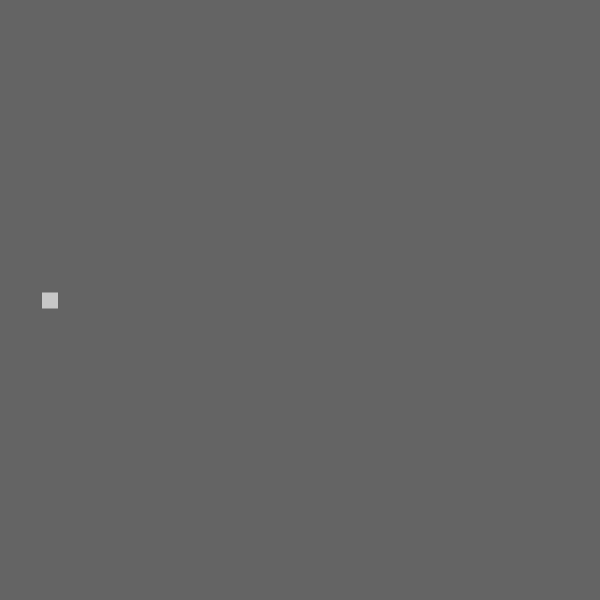
Frame 1 (no input)
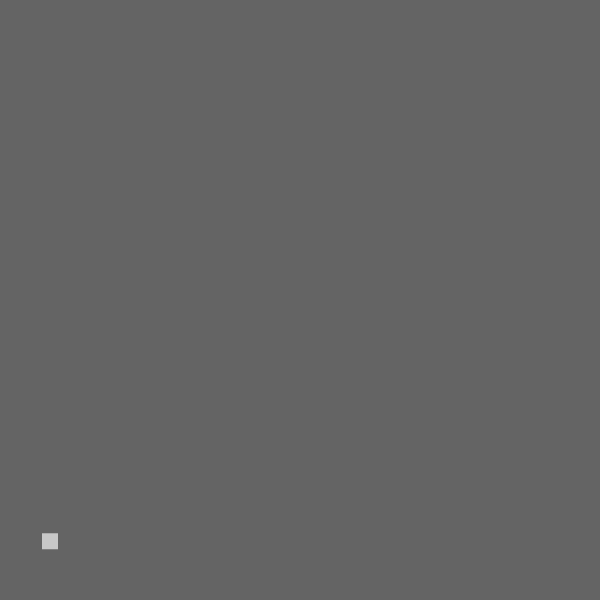
Frame 60 (the mouse pressed at the canvas centre just before this capture)
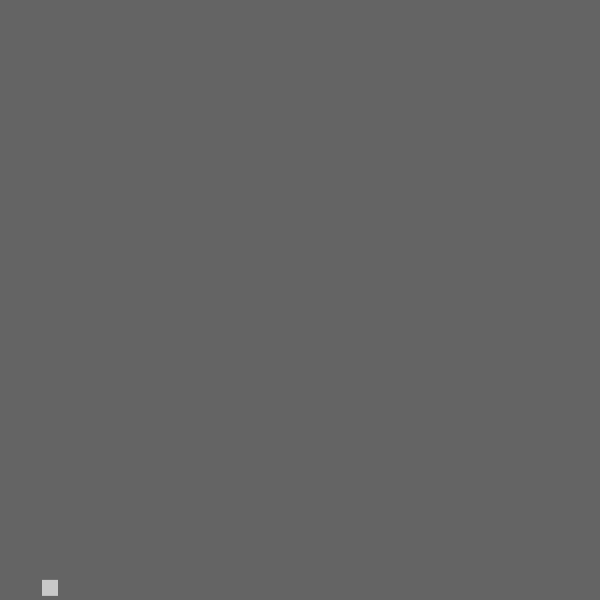
Frame 120 (the mouse held since frame 60 and released just before this capture)

The Processing sketch that drew these frames (run headless with seeded random() and noise(); from frame 60 on, the mouse is pressed at the canvas centre):

// Processing sketch: Exercise_03_02
// ── Exercise_03_02.pde
//DONT KNOW HOW TO DO THE ANGLE CORRECTLY

Mover c;

void setup() {
  size(600, 600);
  pixelDensity(displayDensity());
  c = new Mover(1, 50, 300);
}

void draw() {
  background(100);
  PVector gravity = new PVector(0, 0.5 * c.mass);
  c.applyForce(gravity);

  //DRAG FORCE
  float speed = c.vel.mag();
  //0.1 is the coefficient of drag
  float dragMagnitude = 0.005 * speed * speed;
  PVector drag = c.vel.copy();
  drag.mult(-1);
  drag.normalize();
  drag.mult(dragMagnitude);

  c.applyForce(drag);

  if (keyPressed) {
    if (key == 'b' || key == 'B') {
      PVector cannon = new PVector(15, -25);
      c.applyForce(cannon);
    }
  }

  c.update();
  c.render();
}

// ── Mover.pde
class Mover {
  PVector pos;
  PVector vel;
  PVector acc;
  float mass;

  float angle;
  float angVel;
  float angAcc;


  Mover(float _m, float _x, float _y) {
    pos = new PVector(_x, _y);
    vel = new PVector(0, 0);
    acc = new PVector(0, 0);
    mass = _m;

    angle = 0;
    angVel = 0;
    angAcc = 0;
  }

  void update() {
    vel.add(acc);
    pos.add(vel);

    angAcc = acc.x / 10.0;

    angVel += angAcc;
    angVel = constrain(angVel, -0.5, 0.5);
    angle += angVel;
    
    println(angle);

    checkEdges();
    acc.mult(0);
  }

  void applyForce(PVector _f) {
    PVector force = PVector.div(_f, mass);
    acc.add(force);
  }

  void render() {
    noStroke();
    fill(200);
    rectMode(CENTER);
    pushMatrix();
    translate(pos.x, pos.y);
    rotate(angle);
    rect(0, 0, mass*16, mass*16);
    popMatrix();
  }

  void checkEdges() {
    if (pos.x > width) {
      pos.x = width;
      vel.x *= -1;
    } else if (pos.x < 0) {
      pos.x = 0;
      vel.x *= -1;
    }
    if (pos.y > height) {
      pos.y = height;
      vel.y *= -1;
    }
  }
}
